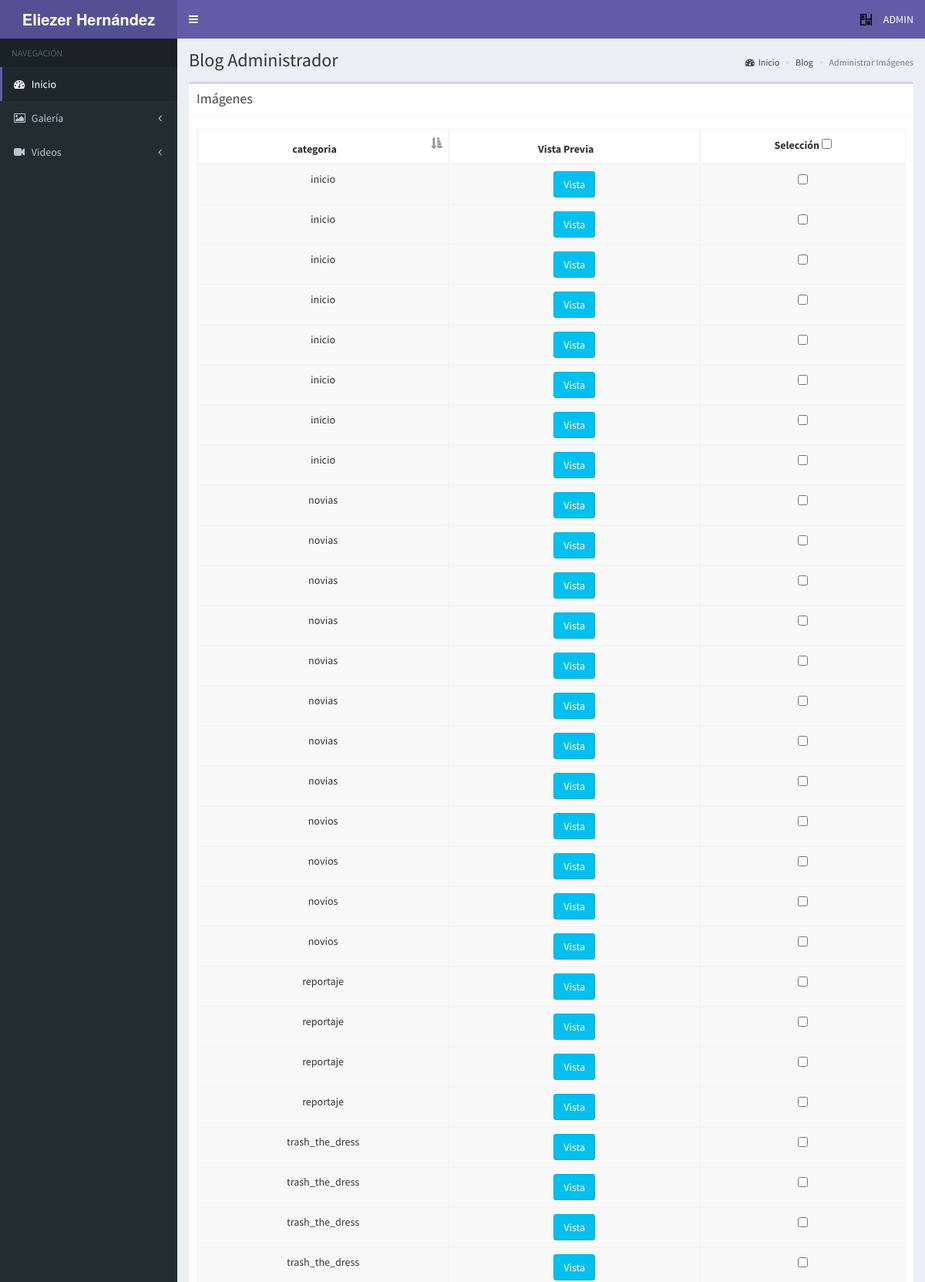
/administrador/img_admin.php (signed in, upper part), run on the app's committed database.
### tables this page shows
CREATE TABLE IF NOT EXISTS `imagenes` (
  `id` int(100) NOT NULL AUTO_INCREMENT,
  `imagen` varchar(100) NOT NULL,
  `cover` varchar(250) NOT NULL,
  `categoria` varchar(50) NOT NULL,
  PRIMARY KEY (`id`)
);

### administrador/img_admin.php (the view, shortened to what this page needs)
<?php
require('../conectardb.php');
?>
<!DOCTYPE html>
<html>
<head>
 <link rel="stylesheet" href="bootstrap/css/bootstrap.min.css">
 <link rel="stylesheet" href="https://cdnjs.cloudflare.com/ajax/libs/font-awesome/4.5.0/css/font-awesome.min.css">
 <link rel="stylesheet" href="https://cdnjs.cloudflare.com/ajax/libs/ionicons/2.0.1/css/ionicons.min.css">
 <link rel="stylesheet" href="plugins/iCheck/all.css">
	<link rel="stylesheet" href="plugins/datatables/dataTables.bootstrap.css">
	<link rel="stylesheet" href="https://cdn.datatables.net/buttons/1.2.4/css/buttons.dataTables.min.css">
	<link rel="stylesheet" href="https://cdn.datatables.net/buttons/1.2.4/css/buttons.bootstrap.min.css">
	<link href="plugins/lightbox/dist/ekko-lightbox.css" rel="stylesheet">
 <link rel="stylesheet" href="dist/css/AdminLTE.min.css">
	 <link rel="stylesheet" href="dist/css/skins/skin-purple.min.css">
</head>
<body class="hold-transition skin-purple sidebar-mini">
<div class="wrapper">
	<?php include("header.php"); ?>
 <div class="content-wrapper">
   <section class="content-header">
     <h1>
     Blog Administrador
     </h1>
     <ol class="breadcrumb">
				<li><a href="index_admin.php"><i class="fa fa-dashboard"></i>Inicio</a></li>
       <li><a href="blog_admin.php">Blog</a></li>
       <li class="active">Administrar Im&aacute;genes</li>
     </ol>
   </section>
   <section class="content">
     <div class="box">
       <div class="box-header with-border">
         <h3 class="box-title">Im&aacute;genes</h3>
       </div>
       <div class="box-body">
					<form role="form" action="eliminarimg.php?id=1" method="post">
					<table id="imgTable" class="table table-bordered table-striped">
						<thead>
						<tr>
							<th style="text-align:center">categoria</th>
             <th style="text-align:center">Vista Previa</th>
             <th style="text-align:center;padding:8px">Selecci&oacute;n
								<label>
									<input type="checkbox" class="minimal all" >
								</label>
							</th>
						</tr>
						</thead>
						<?php
									$sql = mysqli_query($conn, "SELECT * FROM imagenes");
									while ($arreglo=mysqli_fetch_array($sql))
									{
									 ?>
								<tbody>
									<td align="center" >
										<?php echo "$arreglo[3]";?>
									</td>
									<td align="center">
									<?php echo "<a href='../$arreglo[1]' data-title='' data-footer='' data-toggle=lightbox data-type=image><button type='button' class='btn btn-info'>Vista</button></a>";?>
									</td>
									<td align="center">
										<?php
										echo "<input type='checkbox' class='minimal check' name='seleccion[]' value='".$arreglo[0]."'>";
										?>
									</td>
								</tbody>
								<?php
							}
								 ?>
					</table>
					</form>
       </div>
     </div>
   </section>
		<?php include("menu_admin.php"); ?>
 </div>
</div>
</body>
</html>

### data on the page
imagenes: categoria "inicio"
imagenes: categoria "inicio"
imagenes: categoria "inicio"
imagenes: categoria "inicio"
imagenes: categoria "inicio"
imagenes: categoria "inicio"
imagenes: categoria "inicio"
imagenes: categoria "inicio"
imagenes: categoria "novias"
imagenes: categoria "novias"
imagenes: categoria "novias"
imagenes: categoria "novias"
imagenes: categoria "novias"
imagenes: categoria "novias"
imagenes: categoria "novias"
imagenes: categoria "novias"
imagenes: categoria "novios"
imagenes: categoria "novios"
imagenes: categoria "novios"
imagenes: categoria "novios"
imagenes: categoria "reportaje"
imagenes: categoria "reportaje"
imagenes: categoria "reportaje"
imagenes: categoria "reportaje"
imagenes: categoria "trash_the_dress"
imagenes: categoria "trash_the_dress"
imagenes: categoria "trash_the_dress"
imagenes: categoria "trash_the_dress"

### other printed values
$_SESSION['nombre'] "ADMIN"
